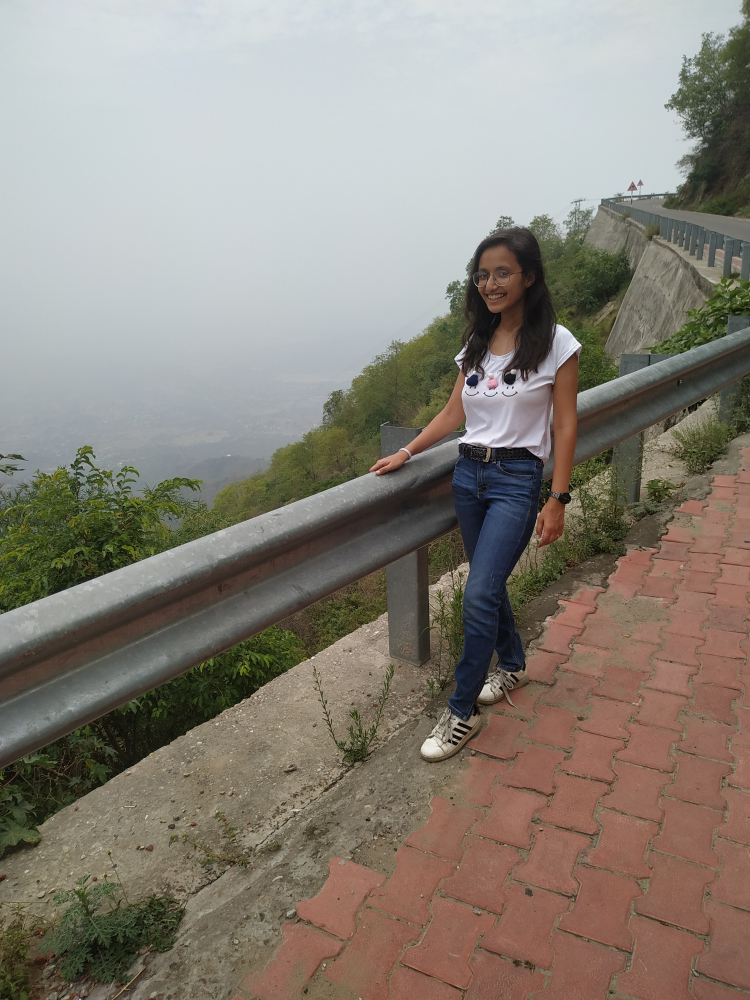
#> input picture trip1.jpg, 3000 x 4000 px (shown at 1/4 size)
$ python -i effects.py   (imports and definitions only)
#> lines starting #> are read from the running program, lines starting #| are printed output that depends on the picture
import cv2
import imutils
import numpy as np
from resize_image import resize_image
from matplotlib import pyplot as plt
from time import sleep

def to_gray(image,print_state=True):
    i = -1
    l = 0
    gray = cv2.cvtColor(image, cv2.COLOR_BGR2GRAY)
    shade = gray
    while l!=13:
        if l==82:
            if i<15:
                i+=1
        elif l==84:
            if i>-1:
                i-=1
        if i==-1:
            shade = image
            cv2.imshow("Press enter key to continue, up-down to change shade", shade)
            l = cv2.waitKey(0)
        elif i==0:
            shade = cv2.cvtColor(image, cv2.COLOR_BGR2GRAY)
            cv2.imshow("Press enter key to continue, up-down to change shade",shade)
            l = cv2.waitKey(0)
        elif i==1:
            ret, shade = cv2.threshold(gray, 127, 255, cv2.THRESH_BINARY)
            cv2.imshow("Press enter key to continue, up-down to change shade",shade)
            l = cv2.waitKey(0)
        elif i==2:
            ret, shade = cv2.threshold(gray, 127, 255, cv2.THRESH_BINARY_INV)
            cv2.imshow("Press enter key to continue, up-down to change shade",shade)
            l = cv2.waitKey(0)
        elif i==3:
            ret, shade = cv2.threshold(gray, 127, 255, cv2.THRESH_TRUNC)
            cv2.imshow("Press enter key to continue, up-down to change shade",shade)
            l = cv2.waitKey(0)
        elif i==4:
            ret, shade = cv2.threshold(gray, 127, 255, cv2.THRESH_TOZERO)
            cv2.imshow("Press enter key to continue, up-down to change shade",shade)
            l = cv2.waitKey(0)
        elif i==5:
            ret, shade = cv2.threshold(gray, 127, 255, cv2.THRESH_TOZERO_INV)
            cv2.imshow("Press enter key to continue, up-down to change shade",shade)
            l = cv2.waitKey(0)
        elif i==6:
            ret, shade = cv2.threshold(gray, 0, 255, cv2.THRESH_BINARY + cv2.THRESH_OTSU)
            cv2.imshow("Press enter key to continue, up-down to change shade",shade)
            l = cv2.waitKey(0)
        elif i==7:
            blur = cv2.GaussianBlur(gray, (5, 5), 0)
            ret, shade = cv2.threshold(blur, 0, 255, cv2.THRESH_BINARY + cv2.THRESH_OTSU)
            cv2.imshow("Press enter key to continue, up-down to change shade",shade)
            l = cv2.waitKey(0)

        elif i==8:
            shade = cv2.cvtColor(image, cv2.IMREAD_ANYCOLOR)
            cv2.imshow("Press enter key to continue, up-down to change shade", shade)
            l = cv2.waitKey(0)
        elif i==9:
            shade = cv2.cvtColor(image, cv2.COLOR_BGR2Lab)
            cv2.imshow("Press enter key to continue, up-down to change shade", shade)
            l = cv2.waitKey(0)
        elif i==10:
            shade = cv2.cvtColor(image, cv2.COLOR_BGR2XYZ)
            cv2.imshow("Press enter key to continue, up-down to change shade", shade)
            l = cv2.waitKey(0)
        elif i==11:
            shade = cv2.cvtColor(image, cv2.COLOR_BGR2HSV)
            cv2.imshow("Press enter key to continue, up-down to change shade", shade)
            l = cv2.waitKey(0)
        elif i==12:
            shade = cv2.cvtColor(image, cv2.COLOR_BGR2HLS)
            cv2.imshow("Press enter key to continue, up-down to change shade", shade)
            l = cv2.waitKey(0)
        elif i==13:
            shade = cv2.cvtColor(image, cv2.COLOR_BGR2RGB)
            cv2.imshow("Press enter key to continue, up-down to change shade", shade)
            l = cv2.waitKey(0)
        elif i==14:
            shade = cv2.cvtColor(image, cv2.COLOR_BGR2YUV)
            cv2.imshow("Press enter key to continue, up-down to change shade", shade)
            l = cv2.waitKey(0)
        elif i==15:
            shade = cv2.cvtColor(image, cv2.COLOR_BGR2YCrCb)
            cv2.imshow("Press enter key to continue, up-down to change shade", shade)
            l = cv2.waitKey(0)

    gray = shade
    cv2.destroyAllWindows()
    return gray


# [66 lines left out: functions blur, edges, not called in this run]

# image = cv2.imread("virat.jpeg")
# # # image = resize_image(image)
# edges(image,True)

>>> import cv2
>>> picture = cv2.imread('trip1.jpg')
#> picture is the input picture: shape (4000, 3000, 3); mean B, G, R 121.4, 131, 137.4
>>> result = to_gray(picture)
#> in to_gray, `gray = cv2.cvtColor(image, cv2.COLOR_BGR2GRAY)`:
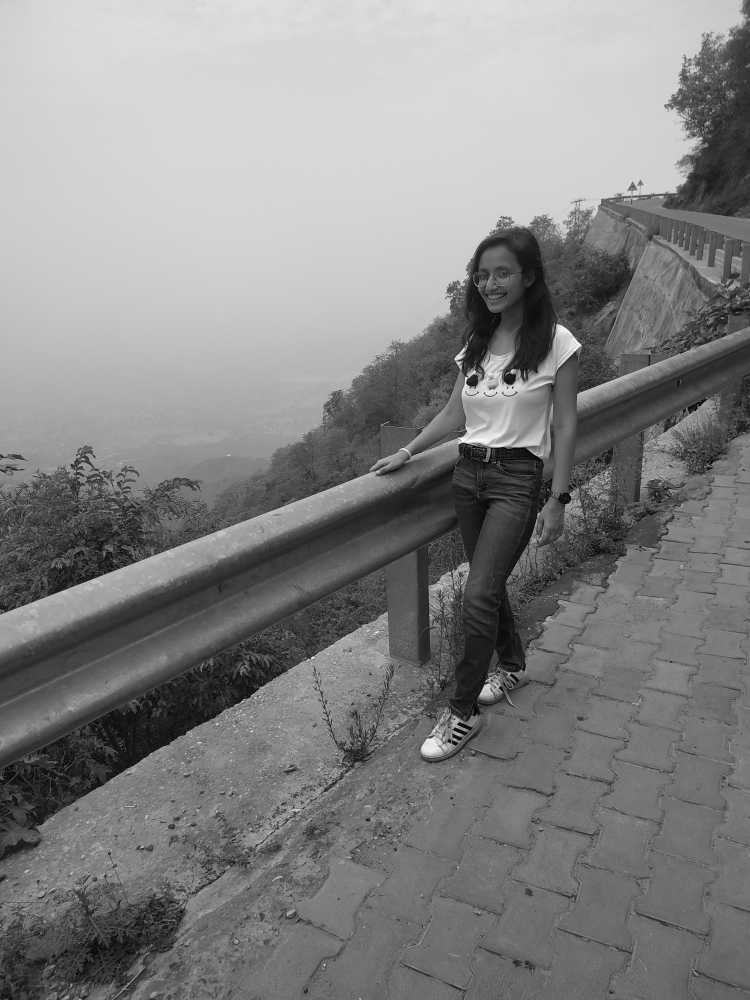
#> gray: shape (4000, 3000) (shown at 1/4 size); min 0, max 255, mean 131.8
#> (key Esc is pressed here)

$ run again, on virat.jpeg
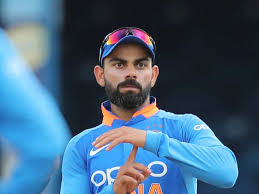
#> input picture virat.jpeg, 259 x 194 px
#> picture is the input picture: shape (194, 259, 3); mean B, G, R 123.4, 98.5, 68
#> in to_gray, `gray = cv2.cvtColor(image, cv2.COLOR_BGR2GRAY)`:
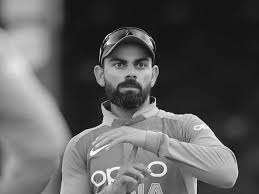
#> gray: shape (194, 259); min 1, max 255, mean 92.3
